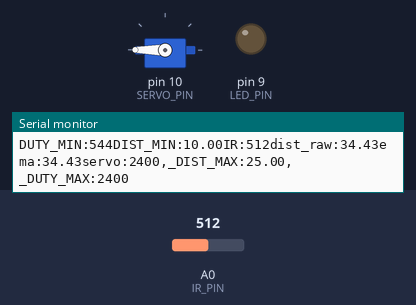
A sketch run on a simulated Arduino Uno, built with avr-gcc and run on an emulated ATmega328P. On the bench: servo, output pins drawn as LEDs (lit = HIGH), the last lines printed to the serial monitor. The inputs (shaded band) are chosen by the test bench; at power-on: A0 (IR_PIN) = 512.

Above: at 1.2 s.
1.3 s: A0 (IR_PIN) set to 554
At 2.5 s:
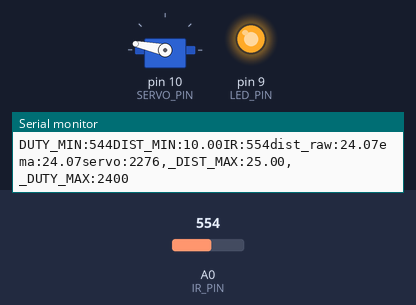
3.4 s: A0 (IR_PIN) set to 716
At 3.9 s:
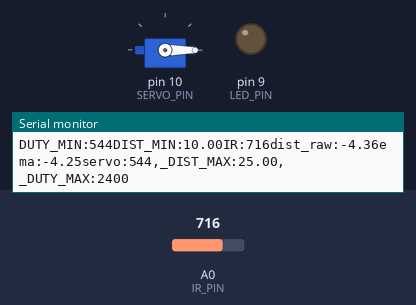
4.9 s: A0 (IR_PIN) set to 534
At 5.8 s:
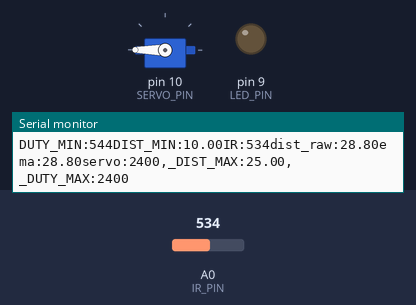
6.5 s: A0 (IR_PIN) set to 900
At 7.2 s:
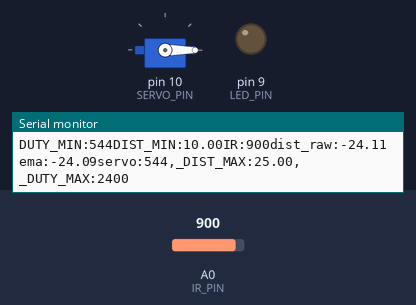
8.0 s: A0 (IR_PIN) set to 511
At 8.7 s:
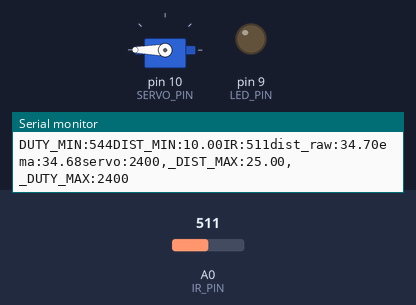
9.6 s: A0 (IR_PIN) set to 10
11.1 s: A0 (IR_PIN) set to 7
At 11.8 s:
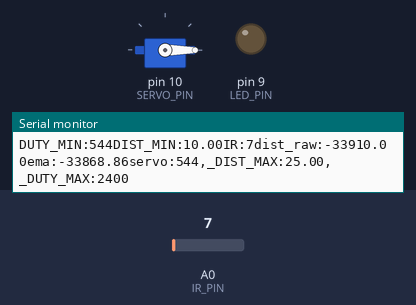
Timing chart, 0 to 13.6 s (numbered marks = the images above; inputs shaded):
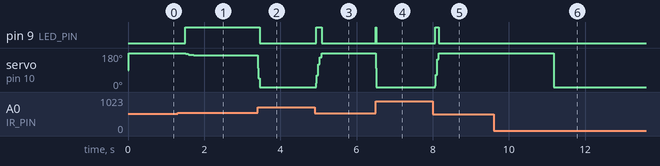

Measured:
- the behaviour switches between 9 and 8 on A0 (IR_PIN) (found by bisection; images 5 and 6)
- after the input at 1.3 s, pin 9 (LED_PIN): LOW → HIGH after 0.20 s; servo on pin 10 (SERVO_PIN): moves from 180° to 168° over 0.42 s, starting after 0.20 s
- after the input at 3.4 s, pin 9 (LED_PIN): HIGH → LOW after 0.06 s; servo on pin 10 (SERVO_PIN): 168° → 0° at once
- after the input at 4.9 s, pin 9 (LED_PIN): LOW → HIGH at once, → LOW 0.14 s later; servo on pin 10 (SERVO_PIN): 0° → 180° at once
- after the input at 6.5 s, pin 9 (LED_PIN): LOW → HIGH at once, → LOW 0.02 s later; servo on pin 10 (SERVO_PIN): 180° → 0° at once
- after the input at 8.0 s, pin 9 (LED_PIN): LOW → HIGH after 0.06 s, → LOW 0.10 s later; servo on pin 10 (SERVO_PIN): 0° → 180° after 0.06 s
- after the input at 11.1 s, servo on pin 10 (SERVO_PIN): 180° → 0° after 0.08 s

The sketch:

17P14.ino
```cpp
#include <Servo.h>

Servo myservo;

const int IR_PIN = A0;
const int LED_PIN = 9;
const int SERVO_PIN = 10;

const long BAUD_RATE = 1000000;
const int INTERVAL = 20;
unsigned long last_time = 0;

const float DIST_MIN = 10.0;
const float DIST_MAX = 25.0;

const int SERVO_MIN = 0;
const int SERVO_MAX = 180;

const int DUTY_MIN = 544;
const int DUTY_MAX = 2400;

float alpha = 0.2;
float dist_raw = 0;
float dist_ema = 0;
int a_value = 0;

void setup() {
  Serial.begin(BAUD_RATE);
  myservo.attach(SERVO_PIN);
  pinMode(LED_PIN, OUTPUT);

  a_value = analogRead(IR_PIN);
  dist_raw = (6762.0 / (a_value - 9) - 4.0) * 10.0 - 60.0;
  dist_ema = dist_raw;
}

void loop() {
  unsigned long current_time = millis();
  if (current_time - last_time < INTERVAL) {
    return;
  }
  last_time = current_time;

  a_value = analogRead(IR_PIN);
  dist_raw = (6762.0 / (a_value - 9) - 4.0) * 10.0 - 60.0;
  dist_ema = alpha * dist_raw + (1.0 - alpha) * dist_ema;

  int servo_degree = 0;

  if (dist_ema >= DIST_MIN && dist_ema <= DIST_MAX) {
    digitalWrite(LED_PIN, HIGH);
    servo_degree = SERVO_MIN + (dist_ema - DIST_MIN) * (SERVO_MAX - SERVO_MIN) / (DIST_MAX - DIST_MIN);
  } else if (dist_ema < DIST_MIN) {
    digitalWrite(LED_PIN, LOW);
    servo_degree = SERVO_MIN;
  } else {
    digitalWrite(LED_PIN, LOW);
    servo_degree = SERVO_MAX;
  }

  int duty = DUTY_MIN + (servo_degree - SERVO_MIN) * (float)(DUTY_MAX - DUTY_MIN) / (SERVO_MAX - SERVO_MIN);
  myservo.writeMicroseconds(duty);

  Serial.print("DUTY_MIN:"); Serial.print(DUTY_MIN);
  Serial.print("DIST_MIN:"); Serial.print(DIST_MIN);
  Serial.print("IR:"); Serial.print(a_value);
  Serial.print("dist_raw:"); Serial.print(dist_raw);
  Serial.print("ema:"); Serial.print(dist_ema);
  Serial.print("servo:"); Serial.print(duty);
  Serial.print(",_DIST_MAX:"); Serial.print(DIST_MAX);
  Serial.print(",_DUTY_MAX:"); Serial.print(DUTY_MAX);
  Serial.println("");
}
```
